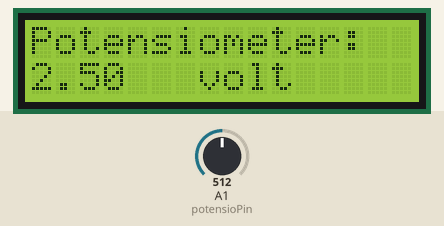
This sketch was run on a simulated Arduino Uno, built with avr-gcc and run on an emulated ATmega328P. Shown: 16×2 character LCD. The test bench sets the inputs (shaded band); at power-on: A1 (potensioPin) = 512. What the sketch prints to the serial monitor is not drawn.

Above: at 1.2 s.
1.3 s: A1 (potensioPin) set to 716
At 3.3 s:
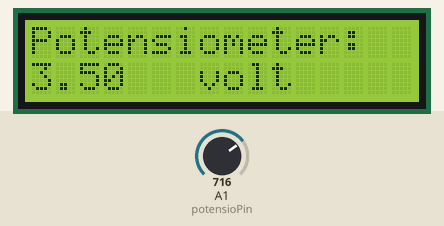
3.6 s: A1 (potensioPin) set to 900
At 5.3 s:
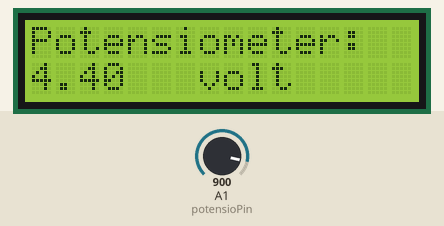
5.6 s: A1 (potensioPin) set to 1023
At 6.6 s:
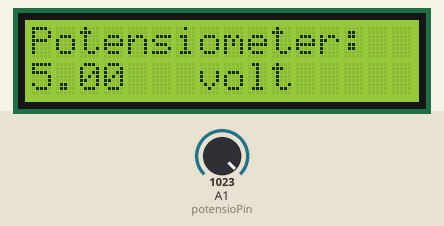
Timing chart, 0 to 8.6 s (numbered marks = the images above; inputs shaded):
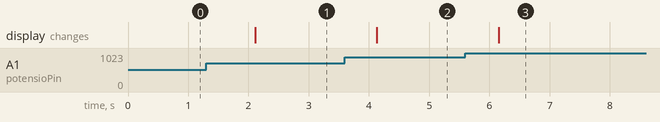

Measured:
- after the input at 1.3 s, the display: changes after 0.81 s (image 1)
- after the input at 3.6 s, the display: changes after 0.53 s (image 2)
- after the input at 5.6 s, the display: changes after 0.55 s (image 3)

The sketch:

lcd_pot.ino
```cpp
#include <DHT.h>
#include <DHT_U.h>

#include <DHT.h>
#include <DHT_U.h>

#include <LiquidCrystal_I2C.h>
LiquidCrystal_I2C lcd(0x27, 16, 2);

float potensioPin = A1;
float nilaiPotensio = 0;

void setup() {
  lcd.begin();
  lcd.print ("Potensiometer:  "); // menulis "Potensiometer" pada baris pertama
  lcd.setCursor(0, 1);                  // memindahkan kursor ke baris ke dua
  lcd.print ("volt");           // sebagai clear screen pada baris ke dua

  Serial.begin(9600);
}

void loop()
{
  float sensorValue= analogRead(potensioPin);
  float teg = sensorValue * (5.0 / 1023.0);
  Serial.println(teg);
  lcd.setCursor (0, 1);
  lcd.print(teg); // menampilkan nilai parameter di dalam kurung
  lcd.setCursor(7, 1);
  lcd.print ("volt");
  delay(1000);
}
```
